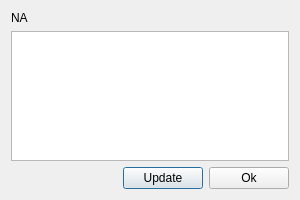
<?xml version="1.0" encoding="UTF-8"?>
<ui version="4.0">
 <class>Dialog</class>
 <widget class="QDialog" name="Dialog">
  <property name="geometry">
   <rect>
    <x>0</x>
    <y>0</y>
    <width>300</width>
    <height>200</height>
   </rect>
  </property>
  <property name="sizePolicy">
   <sizepolicy hsizetype="Fixed" vsizetype="Fixed">
    <horstretch>0</horstretch>
    <verstretch>0</verstretch>
   </sizepolicy>
  </property>
  <property name="minimumSize">
   <size>
    <width>300</width>
    <height>200</height>
   </size>
  </property>
  <property name="maximumSize">
   <size>
    <width>10000</width>
    <height>10000</height>
   </size>
  </property>
  <property name="windowTitle">
   <string>HAL-4000 Parameters Editor</string>
  </property>
  <layout class="QGridLayout" name="gridLayout">
   <item row="0" column="0">
    <widget class="QLabel" name="parametersNameLabel">
     <property name="text">
      <string>NA</string>
     </property>
     <property name="alignment">
      <set>Qt::AlignLeading|Qt::AlignLeft|Qt::AlignVCenter</set>
     </property>
    </widget>
   </item>
   <item row="2" column="0">
    <layout class="QVBoxLayout" name="verticalLayout">
     <item>
      <layout class="QHBoxLayout" name="horizontalLayout">
       <item>
        <spacer name="horizontalSpacer">
         <property name="orientation">
          <enum>Qt::Horizontal</enum>
         </property>
         <property name="sizeHint" stdset="0">
          <size>
           <width>40</width>
           <height>20</height>
          </size>
         </property>
        </spacer>
       </item>
       <item>
        <widget class="QPushButton" name="updateButton">
         <property name="text">
          <string>Update</string>
         </property>
        </widget>
       </item>
       <item>
        <widget class="QPushButton" name="okButton">
         <property name="text">
          <string>Ok</string>
         </property>
        </widget>
       </item>
      </layout>
     </item>
    </layout>
   </item>
   <item row="1" column="0">
    <widget class="QTreeView" name="editorTreeView"/>
   </item>
  </layout>
 </widget>
 <resources/>
 <connections/>
</ui>
